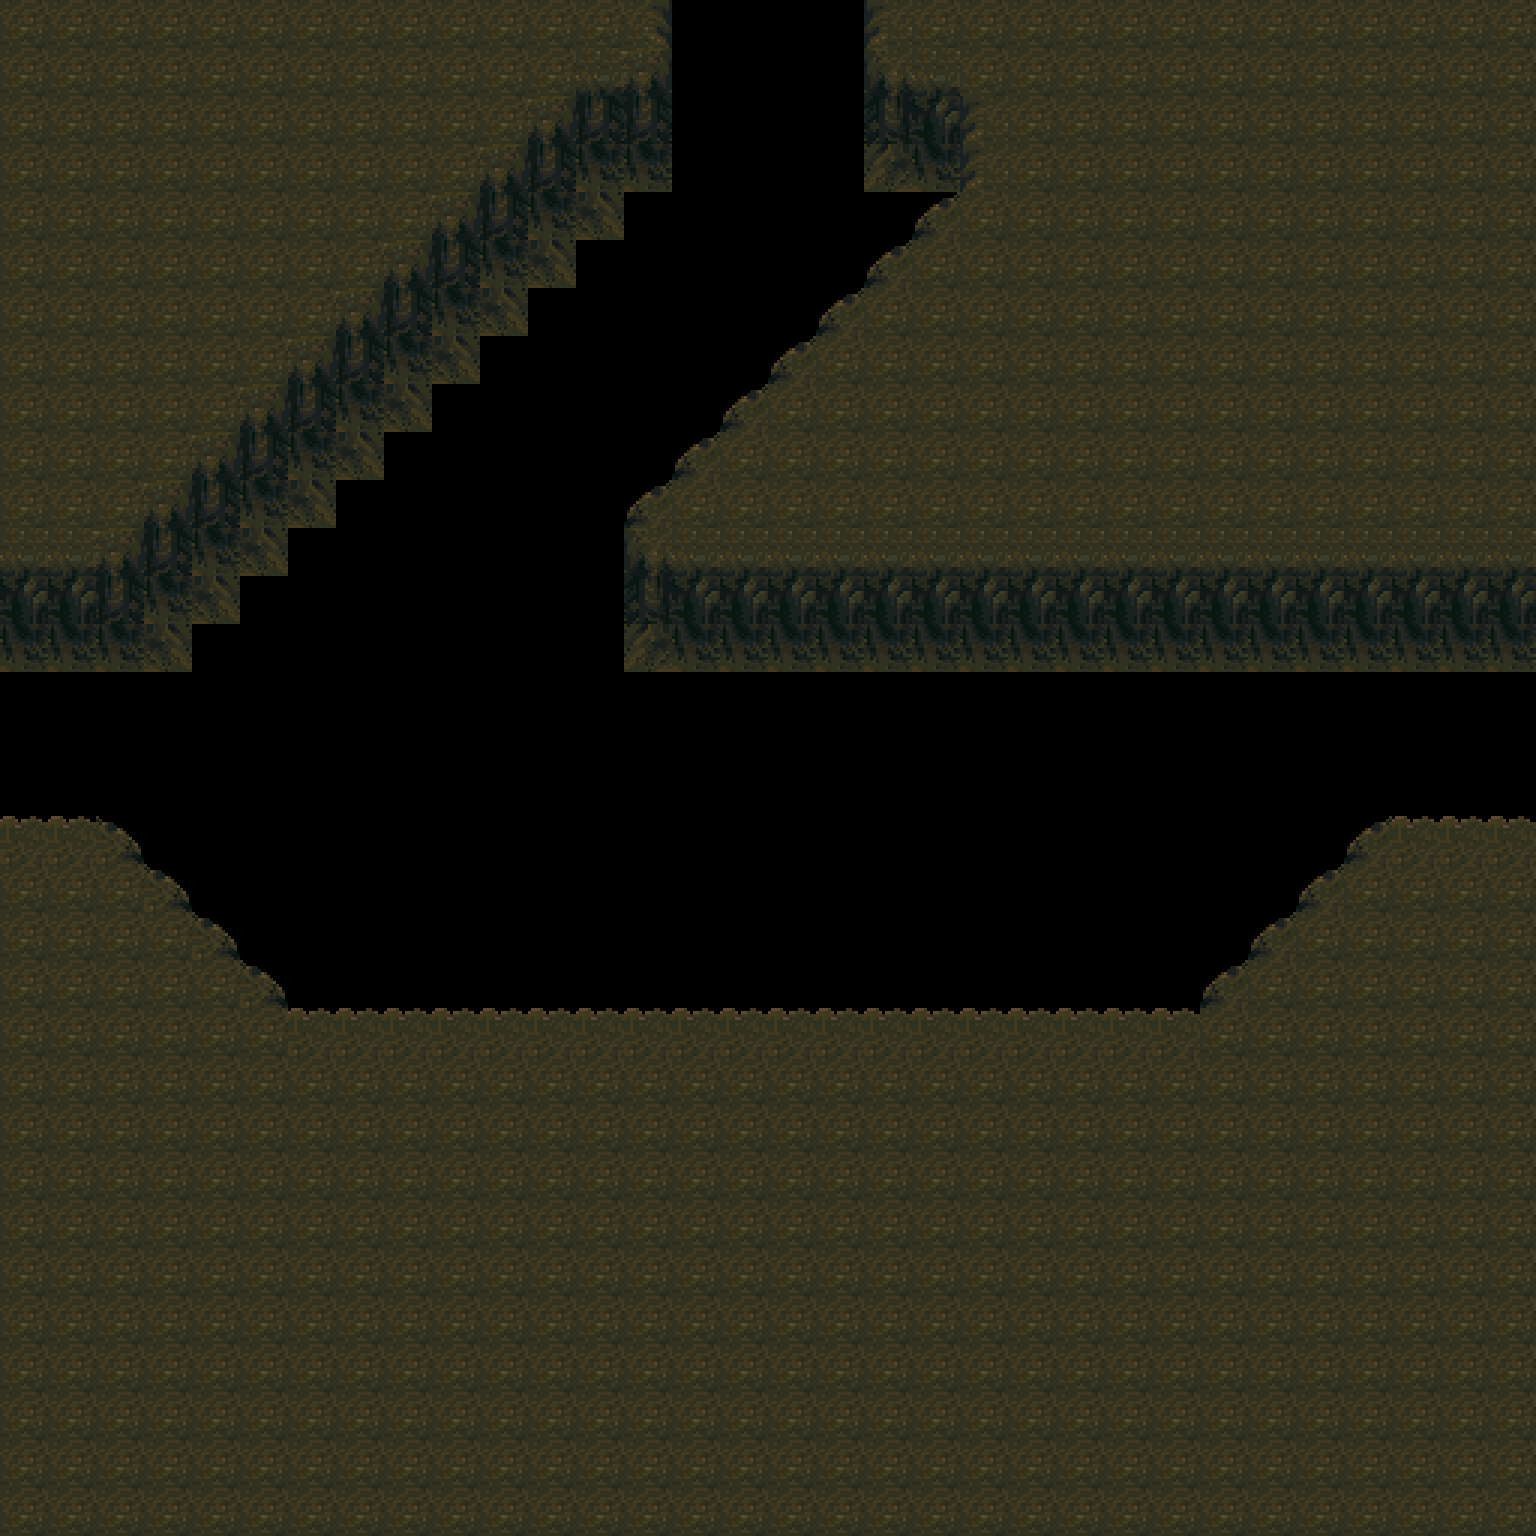

A level layout from a 2D game, rendered from its tile map. Below: a short description, then the map file with tile-grid data replaced by summaries:
An orthogonal 32x32 tile map with 48x48 px tiles, 1 tile layer (Furnishing), 1 hidden layer not drawn and 1 object.

<map version="1.2" tiledversion="1.3.4" orientation="orthogonal" renderorder="right-down" width="32" height="32" tilewidth="48" tileheight="48" infinite="0" nextlayerid="4" nextobjectid="3">
 <tileset firstgid="1" source="CaveInner.tsx" />
 <layer id="2" name="Floor" width="32" height="32" visible="0">
  <data>[1024 cells, 1024 non-empty, 1 distinct tile ids]</data>
 </layer>
 <layer id="1" name="Furnishing" width="32" height="32">
  <data>[1024 cells, 758 non-empty, 15 distinct tile ids]</data>
 </layer>
 <objectgroup id="3" name="Props">
  <object id="2" gid="20" x="720" y="960" width="48" height="48">
   <properties>
    <property name="I" value="[ChestSpawn]" />
   </properties>
  </object>
 </objectgroup>
</map>
